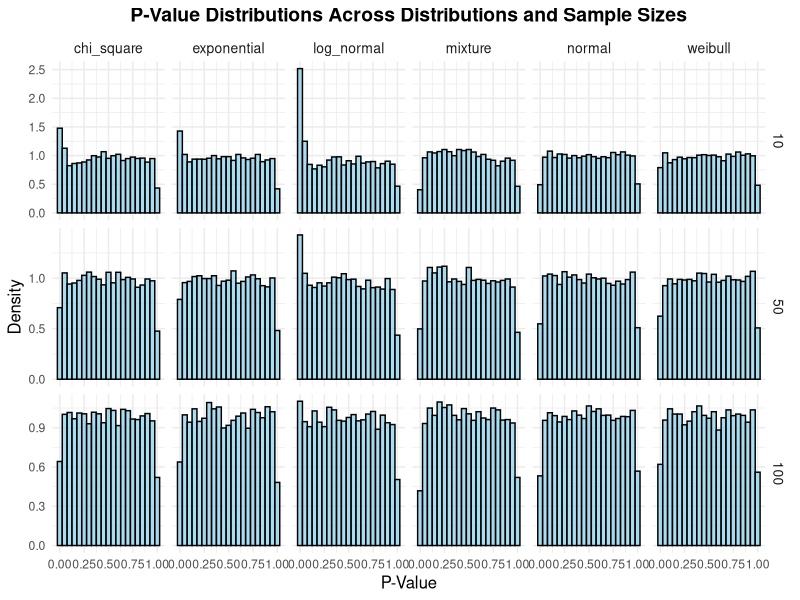
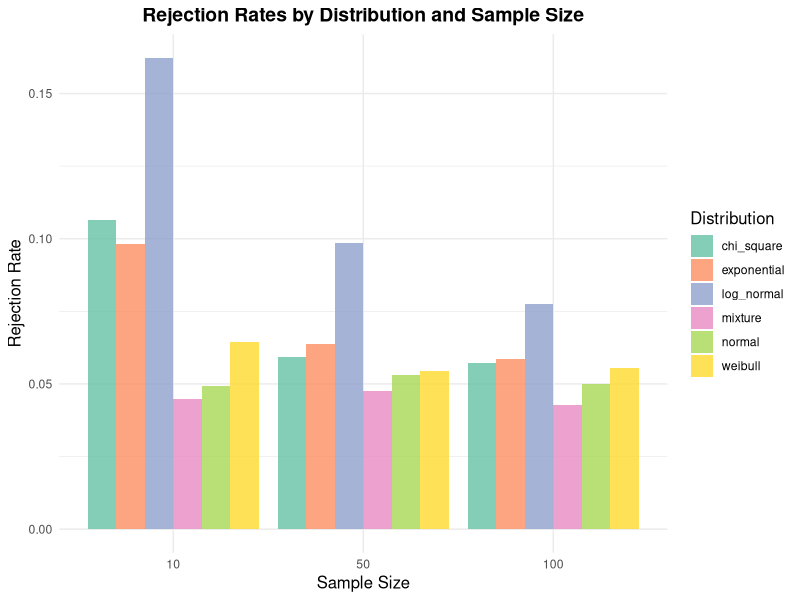
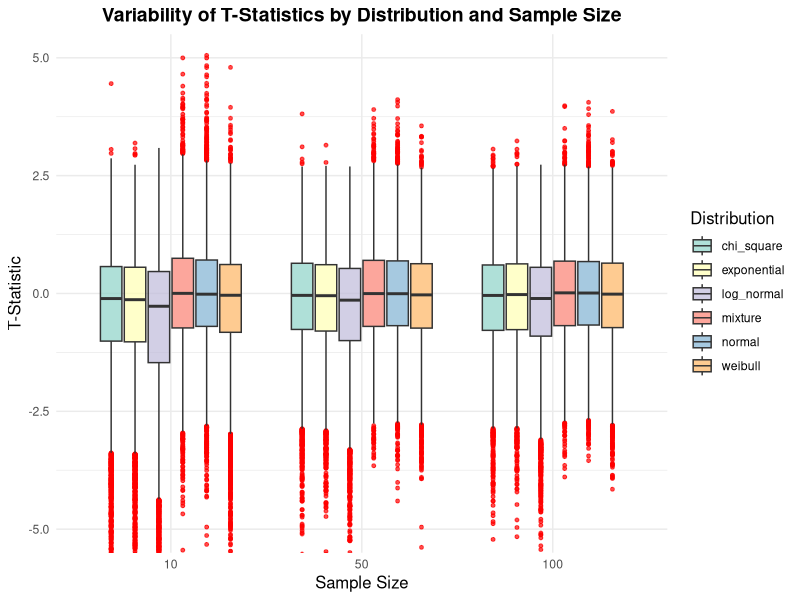
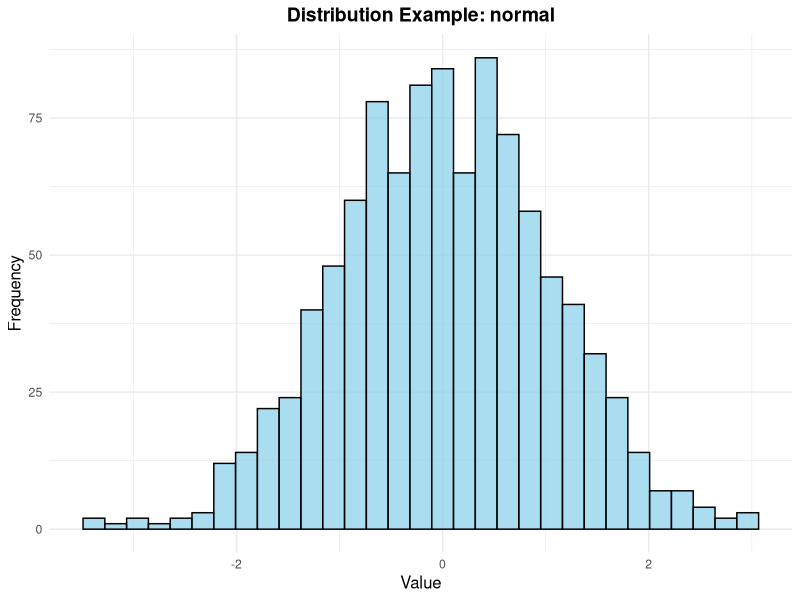
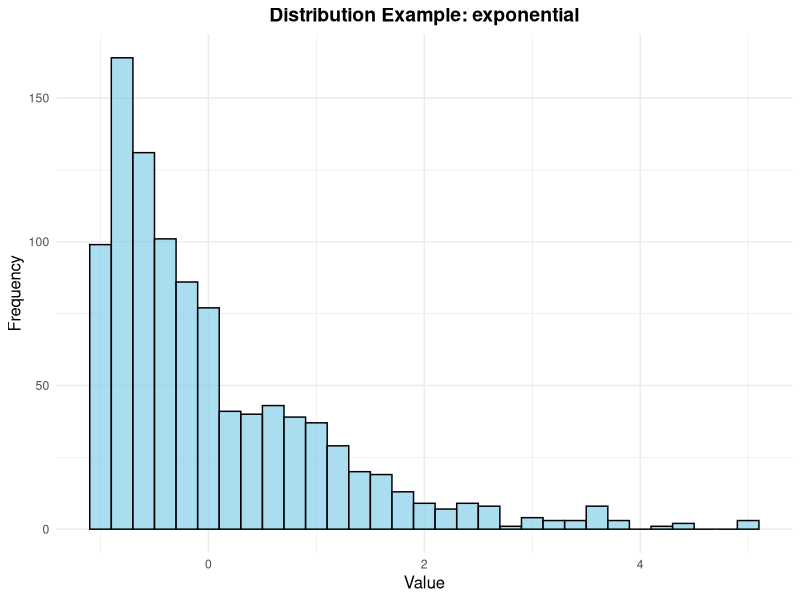
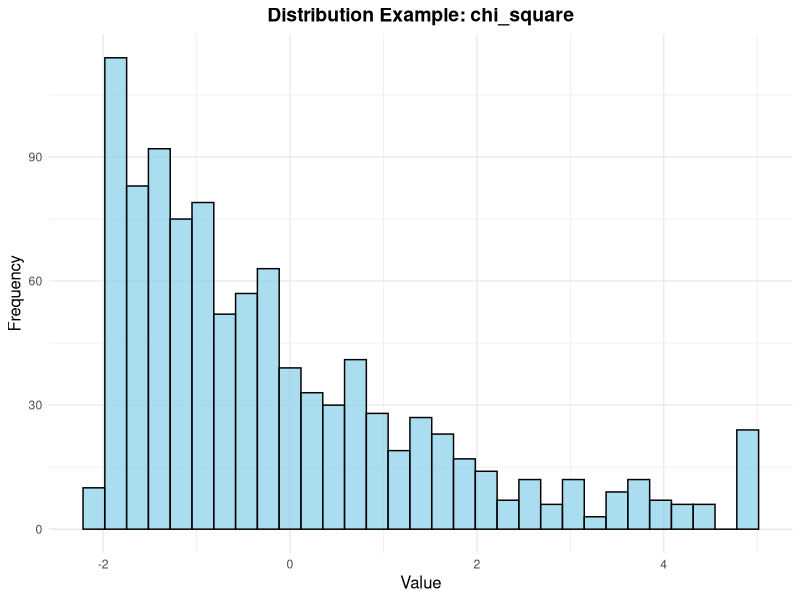
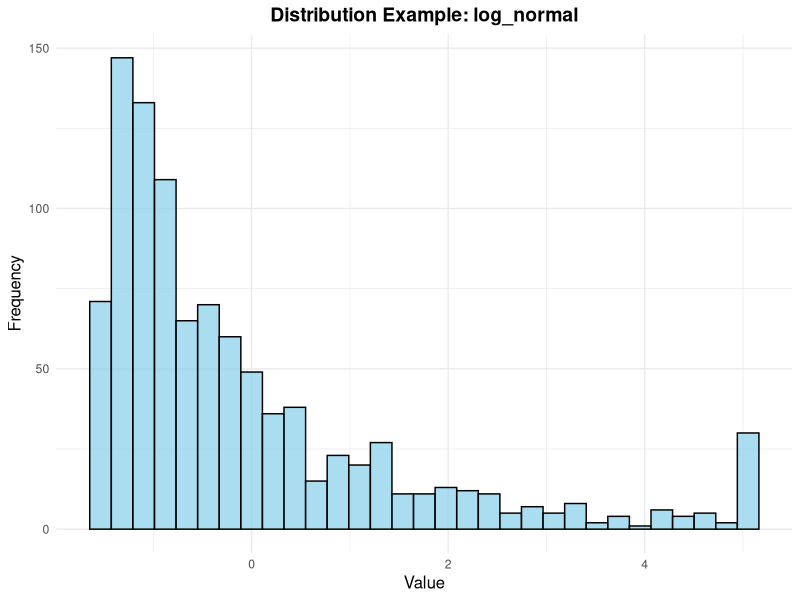
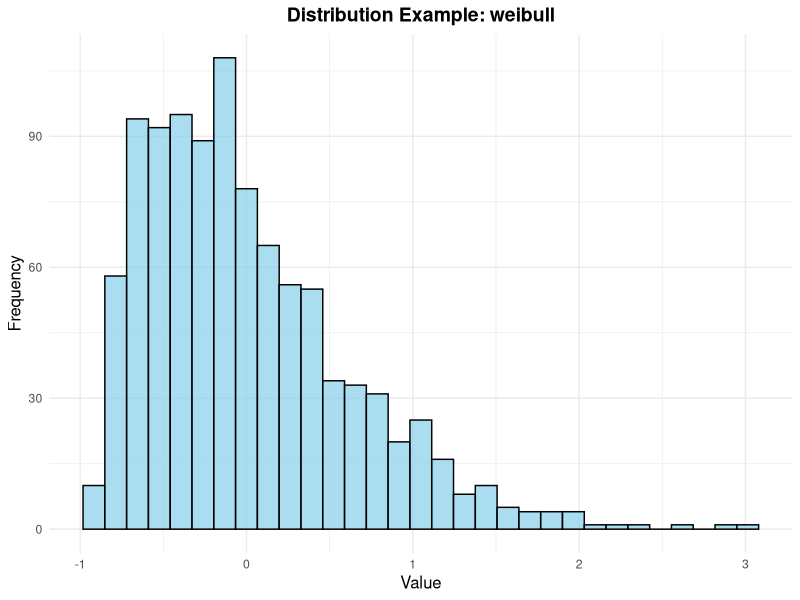

Here is the R script that generated these plots, in order:
## ---- chunk 1
# Load necessary libraries
library(dplyr)
library(ggplot2)

# Function to simulate data from different distributions
simulate_data <- function(n, dist_type) {
  if (dist_type == "normal") {
    return(rnorm(n, mean = 0, sd = 1))
  } else if (dist_type == "exponential") {
    return(rexp(n, rate = 1) - 1)  # Centered exponential
  } else if (dist_type == "chi_square") {
    return(rchisq(n, df = 2) - 2)  # Centered chi-square
  } else if (dist_type == "log_normal") {
    return(rlnorm(n, meanlog = 0, sdlog = 1) - exp(0.5))  # Centered log-normal
  } else if (dist_type == "weibull") {
    return(rweibull(n, shape = 1.5, scale = 1) - gamma(1 + 1 / 1.5))  # Centered Weibull
  } else if (dist_type == "mixture") {
    p <- 0.5
    gaussian <- rnorm(n, mean = 0, sd = 1)
    heavy_tail <- rt(n, df = 3)  # Heavy-tailed t-distribution
    return(ifelse(runif(n) < p, gaussian, heavy_tail))
  } else {
    stop("Unknown distribution type")
  }
}

# Simulation parameters
distributions <- c("normal", "exponential", "chi_square", "log_normal", "weibull", "mixture")
sample_sizes <- c(10, 50, 100)
reps <- 10000  # Number of repetitions per condition

# Results storage
results <- list()

# Simulation loop
for (dist in distributions) {
  for (n in sample_sizes) {
    p_values <- numeric(reps)
    t_statistics <- numeric(reps)
    for (i in 1:reps) {
      data <- simulate_data(n, dist)
      t_test <- t.test(data, mu = 0)
      p_values[i] <- t_test$p.value
      t_statistics[i] <- t_test$statistic
    }
    # Store results
    results[[paste(dist, n, sep = "_")]] <- data.frame(
      Distribution = dist,
      SampleSize = n,
      PValue = p_values,
      TStatistic = t_statistics
    )
  }
}

# Combine results into a single data frame
results_df <- do.call(rbind, results)

# Save results for further analysis
write.csv(results_df, "simulation_results.csv", row.names = FALSE)

# Summary of results
summary_results <- results_df %>%
  group_by(Distribution, SampleSize) %>%
  summarize(
    MeanPValue = mean(PValue),
    RejectionRate = mean(PValue < 0.05),
    Variability = sd(TStatistic)
  )
write.csv(summary_results, "summary_results.csv", row.names = FALSE)

# Plotting Functions
plot_pvalue_distributions <- function(results_df) {
  ggplot(results_df, aes(x = PValue, y = ..density..)) +
    geom_histogram(binwidth = 0.05, color = "black", fill = "skyblue", alpha = 0.7) +
    facet_grid(SampleSize ~ Distribution, scales = "free_y") +
    labs(
      title = "P-Value Distributions Across Distributions and Sample Sizes",
      x = "P-Value",
      y = "Density"
    ) +
    theme_minimal() +
    theme(
      plot.title = element_text(hjust = 0.5, size = 14, face = "bold"),
      axis.title = element_text(size = 12),
      strip.text = element_text(size = 10)
    )
}

plot_rejection_rates <- function(summary_results) {
  ggplot(summary_results, aes(x = factor(SampleSize), y = RejectionRate, fill = Distribution)) +
    geom_bar(stat = "identity", position = "dodge", alpha = 0.8) +
    labs(
      title = "Rejection Rates by Distribution and Sample Size",
      x = "Sample Size",
      y = "Rejection Rate"
    ) +
    theme_minimal() +
    theme(
      plot.title = element_text(hjust = 0.5, size = 14, face = "bold"),
      axis.title = element_text(size = 12),
      legend.title = element_text(size = 12)
    ) +
    scale_fill_brewer(palette = "Set2")
}

plot_tstat_variability <- function(results_df) {
  ggplot(results_df, aes(x = factor(SampleSize), y = TStatistic, fill = Distribution)) +
    geom_boxplot(alpha = 0.7, outlier.color = "red", outlier.size = 1) +
    coord_cartesian(ylim = c(-5, 5)) +  # Adjust the range to focus on the central part
    labs(
      title = "Variability of T-Statistics by Distribution and Sample Size",
      x = "Sample Size",
      y = "T-Statistic"
    ) +
    theme_minimal() +
    theme(
      plot.title = element_text(hjust = 0.5, size = 14, face = "bold"),
      axis.title = element_text(size = 12),
      legend.title = element_text(size = 12)
    ) +
    scale_fill_brewer(palette = "Set3")
}

# Generate and Save Plots
pvalue_plot <- plot_pvalue_distributions(results_df)
rejection_rate_plot <- plot_rejection_rates(summary_results)
tstat_variability_plot <- plot_tstat_variability(results_df)

ggsave("plots/pvalue_distributions.png", plot = pvalue_plot, width = 10, height = 6, dpi = 300)
ggsave("plots/rejection_rates.png", plot = rejection_rate_plot, width = 10, height = 6, dpi = 300)
ggsave("plots/tstat_variability.png", plot = tstat_variability_plot, width = 10, height = 6, dpi = 300)
## ---- chunk 2
# Load necessary libraries
library(ggplot2)
library(cowplot)

# Function to calculate binwidth dynamically
calculate_binwidth <- function(data) {
  diff(range(data)) / 30  # Divide the range into ~30 bins
}

# Function to simulate raw distributions with downsampling
generate_raw_distribution <- function(n, dist_type) {
  data <- simulate_data(n, dist_type)
  
  # Downsample to 1,000 points if dataset is too large
  if (length(data) > 1000) {
    data <- sample(data, 1000)
  }
  
  # Cap extreme values to reduce distortion (adjust limits if necessary)
  data <- pmin(pmax(data, -5), 5)
  
  binwidth <- calculate_binwidth(data)  # Calculate dynamic binwidth
  ggplot(data.frame(Value = data), aes(x = Value)) +
    geom_histogram(binwidth = binwidth, color = "black", fill = "skyblue", alpha = 0.7) +
    labs(
      title = paste("Distribution Example:", dist_type),
      x = "Value",
      y = "Frequency"
    ) +
    theme_minimal() +
    theme(
      plot.title = element_text(hjust = 0.5, size = 14, face = "bold"),
      axis.title = element_text(size = 12)
    )
}

# List of distributions
distributions <- c("normal", "exponential", "chi_square", "log_normal", "weibull", "mixture")
example_plots <- list()

# Generate and save individual plots for each distribution
for (dist in distributions) {
  plot <- generate_raw_distribution(10000, dist)  # Simulate with 10,000 samples
  example_plots[[dist]] <- plot
  ggsave(paste0("plots/raw_distribution_", dist, ".png"), plot = plot, width = 10, height = 6, dpi = 300)
}

# Combine all plots into a single frame
combined_plot <- plot_grid(
  example_plots[["normal"]],
  example_plots[["exponential"]],
  example_plots[["chi_square"]],
  example_plots[["log_normal"]],
  example_plots[["weibull"]],
  example_plots[["mixture"]],
  labels = c("A", "B", "C", "D", "E", "F"),
  ncol = 2,
  label_size = 14
)

# Save the combined plot
ggsave("plots/combined_raw_distributions.png", plot = combined_plot, width = 12, height = 8, dpi = 300)


